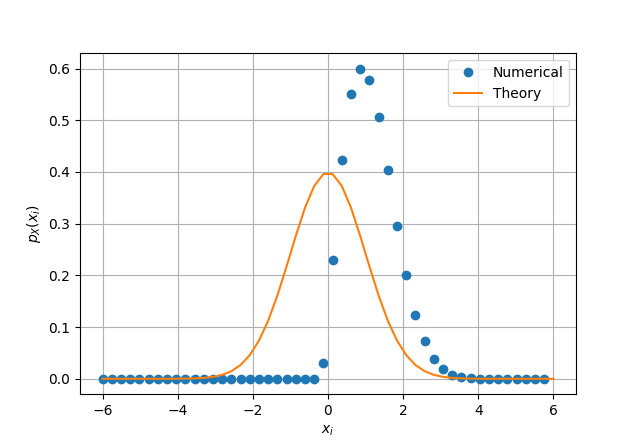

Write Python code to recreate this figure.
#Importing numpy, scipy, mpmath and pyplot
import numpy as np
import mpmath as mp
import scipy 
import matplotlib.pyplot as plt



maxrange=50
maxlim=6.0
x = np.linspace(-maxlim,maxlim,maxrange)#points on the x axis
simlen = int(1e6) #number of samples
err = [] #declaring probability list
pdf = [] #declaring pdf list
h = 2*maxlim/(maxrange-1);
#randvar = np.random.normal(0,1,simlen)
#randvar = np.loadtxt('uni.dat',dtype='double')
randvar = np.loadtxt('gau4.dat',dtype='double')

for i in range(0,maxrange):
	err_ind = np.nonzero(randvar < x[i]) #checking probability condition
	err_n = np.size(err_ind) #computing the probability
	err.append(err_n/simlen) #storing the probability values in a list

	
for i in range(0,maxrange-1):
	test = (err[i+1]-err[i])/(x[i+1]-x[i])
	pdf.append(test) #storing the pdf values in a list

def gauss_pdf(x):
	return 1/mp.sqrt(2*np.pi)*np.exp(-x**2/2.0)
	
vec_gauss_pdf = scipy.vectorize(gauss_pdf)

plt.plot(x[0:(maxrange-1)].T,pdf,'o')
plt.plot(x,vec_gauss_pdf(x))#plotting the CDF
plt.grid() #creating the grid
plt.xlabel('$x_i$')
plt.ylabel('$p_X(x_i)$')
plt.legend(["Numerical","Theory"])


plt.show() #opening the plot window
